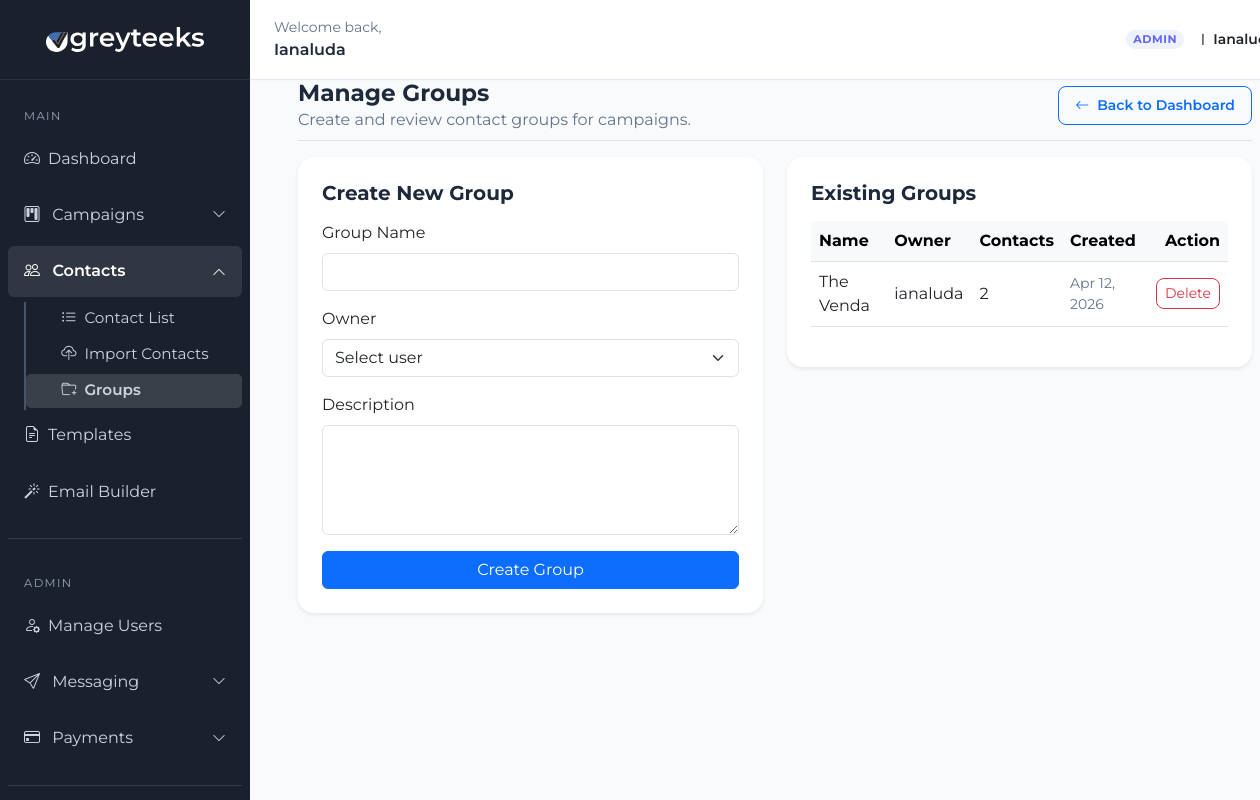
Screenshot of /groups/manage/ (signed in) with the database file from the repository.
### contacts_app/models.py (models this page shows, shortened)
class Group(models.Model):
    user = models.ForeignKey(User, on_delete=models.CASCADE, related_name='user_groups')
    name = models.CharField(max_length=100)
    description = models.TextField(blank=True)
    created_at = models.DateTimeField(auto_now_add=True)

### campaigns/views.py (the view, shortened to what this page needs)
# urls.py: path('groups/manage/', manage_groups, name='manage_groups'),
@login_required
def manage_groups(request):
    if not request.user.is_staff:
        raise PermissionDenied
    groups = Group.objects.select_related('user').order_by('-created_at')
    users = User.objects.order_by('username')
    return render(request, 'campaigns/manage_groups.html', {'groups': groups, 'users': users})

### templates/campaigns/manage_groups.html (shortened to what this page needs)
{% extends 'campaigns/dashboard.html' %}
{% block content %}
<div class="px-4">
                    <div class="d-flex justify-content-between align-items-center pb-2 mb-3 border-bottom">
                        <div>
                            <h2 class="fw-bold m-0">Manage Groups</h2>
                            <p class="text-muted mb-0">Create and review contact groups for campaigns.</p>
                        </div>
                        <a href="{% url 'dashboard' %}" class="btn btn-sm btn-outline-primary px-3 py-2 rounded-3 fw-semibold">
                            <i class="bi bi-arrow-left me-1"></i> Back to Dashboard
                        </a>
                    </div>
                    <div class="row g-4">
                        <div class="col-lg-6">
                            <div class="card border-0 shadow-sm p-4 rounded-4">
                                <h5 class="fw-bold mb-3">Create New Group</h5>
                                <form method="post">
                                    <div class="mb-3">
                                        <label class="form-label">Group Name</label>
                                        <input type="text" name="name" class="form-control" required>
                                    </div>
                                    <div class="mb-3">
                                        <label class="form-label">Owner</label>
                                        <select name="user_id" class="form-select" required>
                                            <option value="">Select user</option>
                                        </select>
                                    </div>
                                    <div class="mb-3">
                                        <label class="form-label">Description</label>
                                        <textarea name="description" rows="4" class="form-control"></textarea>
                                    </div>
                                    <button type="submit" class="btn btn-primary w-100">Create Group</button>
                                </form>
                            </div>
                        </div>
                        <div class="col-lg-6">
                            <div class="card border-0 shadow-sm p-4 rounded-4">
                                <h5 class="fw-bold mb-3">Existing Groups</h5>
                                <div class="table-responsive">
                                    <table class="table table-hover align-middle">
                                        <thead class="table-light">
                                            <tr>
                                                <th>Name</th>
                                                <th>Owner</th>
                                                <th>Contacts</th>
                                                <th>Created</th>
                                                <th class="text-end">Action</th>
                                            </tr>
                                        </thead>
                                        <tbody>
                                            {% for group in groups %}
                                                <tr>
                                                    <td>{{ group.name }}</td>
                                                    <td>{{ group.user.username }}</td>
                                                    <td>{{ group.contacts.count }}</td>
                                                    <td class="text-muted small">{{ group.created_at|date:"M d, Y" }}</td>
                                                    <td class="text-end">
                                                        <form method="post" class="d-inline-block">
                                                            <button type="submit" class="btn btn-sm btn-outline-danger rounded-3">Delete</button>
                                                        </form>
                                                    </td>
                                                </tr>
                                            {% empty %}
                                                <tr>
                                                    <td colspan="5" class="text-center text-muted py-4">No groups found yet.</td>
                                                </tr>
                                            {% endfor %}
                                        </tbody>
                                    </table>
                                </div>
                            </div>
                        </div>
                    </div>
                </div>
{% endblock %}

### templates/campaigns/dashboard.html (shortened to what this page needs)
{% load static %}
<!DOCTYPE html>
<html lang="en">
<head>
    <link href="https://cdn.jsdelivr.net/npm/bootstrap@5.3.0/dist/css/bootstrap.min.css" rel="stylesheet">
    <link rel="stylesheet" href="https://cdn.jsdelivr.net/npm/bootstrap-icons@1.11.3/font/bootstrap-icons.min.css">
    <link rel="stylesheet" href="{% static 'css/dashboard.css' %}">
</head>
<body>
<div class="container-fluid">
    <div class="row">
                    {% include 'includes/sidebar.html' %}
        <main class="col-md-10 p-0">
            <div class="dashboard-top-bar d-flex justify-content-between align-items-center px-4 py-0 bg-white border-bottom">
                <div>
                    <div class="text-muted small">Welcome back,</div>
                    <div class="fs-6 fw-semibold">{{ user.first_name|default:user.username|title }}</div>
                </div>
                <div class="d-flex align-items-center gap-3">
                    {% if user.is_staff %}
                    <span class="badge rounded-pill" style="background:#eef2ff;color:#6366f1;font-size:0.7rem;font-weight:700;letter-spacing:0.05em;">ADMIN</span>
                    {% endif %}
                    <div class="d-flex align-items-center gap-2">
                        <span class="user-avatar">{{ user.username|first|upper }}</span>
                        <span class="fw-semibold text-dark small">{{ user.username|title }}</span>
                    </div>
                </div>
            </div>
            <div class="dashboard-content">
                {% block content %}{% endblock %}
            </div>
        </main>
    </div>
</div>
</body>
</html>

### static/css/dashboard.css (style rules this page uses)
body { background-color: #f8fafc; font-family: 'Montserrat', sans-serif; color: #1e293b; }
main { margin-left: 250px; width: calc(100% - 250px); }
.dashboard-content { padding-left: 1.5rem; padding-right: 1.5rem; }
.dashboard-top-bar { min-height: 80px; background: #ffffff; border-bottom: 1px solid #e2e8f0 !important; box-shadow: 0 1px 2px 0 rgba(0, 0, 0, 0.02); }
h1, h2, h3, h4, h5, h6 { font-family: 'Montserrat', sans-serif; font-weight: 600; color: #1e293b; }
h2 { font-size: 1.45rem; }
.text-muted { color: #64748b !important; }
.badge { font-weight: 500; }

### rows the page displays
Group: name "The Venda", user.username "ianaluda", contacts.count "2", created_at "Apr 12, 2026"

### other values shown
{{ user.first_name|default:user.username|title }} "Ianaluda"
{{ user.username|first|upper }} "I"
